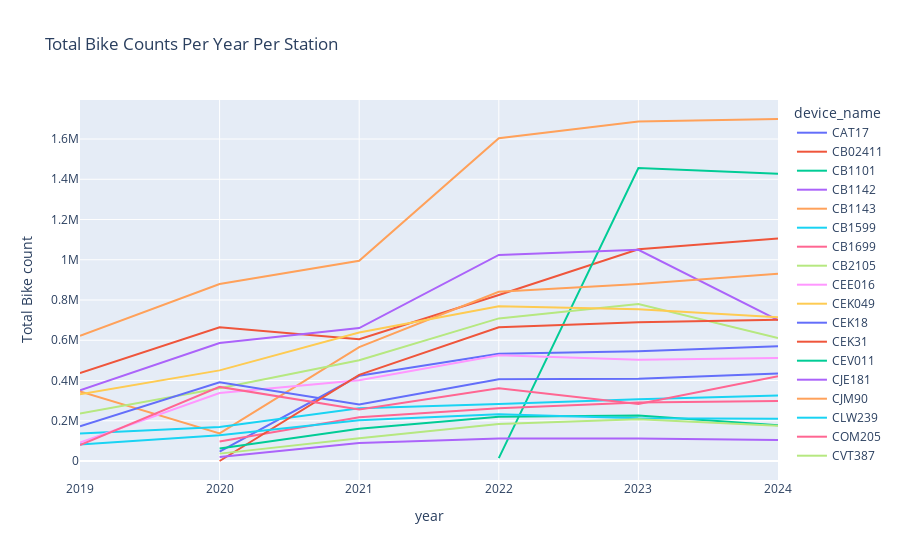

Here is the notebook cell this chart was saved with:
### Code cell
# to visualise on plotly, need to convert the spark dataframe to pandas dataframe
pdf = df_yearly.toPandas()

# pivot for wide format: years as rows, stations as columns

pivot_pdf =pdf.pivot(index='year',columns='device_name',values="total_count")

import plotly.express as px

fig = px.line(
    pivot_pdf,
    x=pivot_pdf.index,
    y=pivot_pdf.columns,
    labels={'x': 'Year', 'value':'Total Bike count', 'variable':'Station'},
    title='Total Bike Counts Per Year Per Station'
)

fig.show()

### Figure 1 — Plotly figure (JSON) as saved in the notebook; plotly's stock layout.template omitted (floating-point values rounded to 4 significant figures)
{"data": [{"hovertemplate": "device_name=CAT17<br>year=%{x}<br>Total Bike count=%{y}<extra></extra>", "legendgroup": "CAT17", "line": {"color": "#636efa", "dash": "solid"}, "marker": {"symbol": "circle"}, "mode": "lines", "name": "CAT17", "orientation": "v", "showlegend": true, "type": "scatter", "x": [2019, 2020, 2021, 2022, 2023, 2024], "xaxis": "x", "y": [NaN, 46030.0, 423500.0, 533300.0, 545700.0, 569600.0], "yaxis": "y"}, {"hovertemplate": "device_name=CB02411<br>year=%{x}<br>Total Bike count=%{y}<extra></extra>", "legendgroup": "CB02411", "line": {"color": "#EF553B", "dash": "solid"}, "marker": {"symbol": "circle"}, "mode": "lines", "name": "CB02411", "orientation": "v", "showlegend": true, "type": "scatter", "x": [2019, 2020, 2021, 2022, 2023, 2024], "xaxis": "x", "y": [436600.0, 664400.0, 604900.0, 824900.0, 1053000.0, 1106000.0], "yaxis": "y"}, {"hovertemplate": "device_name=CB1101<br>year=%{x}<br>Total Bike count=%{y}<extra></extra>", "legendgroup": "CB1101", "line": {"color": "#00cc96", "dash": "solid"}, "marker": {"symbol": "circle"}, "mode": "lines", "name": "CB1101", "orientation": "v", "showlegend": true, "type": "scatter", "x": [2019, 2020, 2021, 2022, 2023, 2024], "xaxis": "x", "y": [NaN, NaN, NaN, 14200.0, 1456000.0, 1427000.0], "yaxis": "y"}, {"hovertemplate": "device_name=CB1142<br>year=%{x}<br>Total Bike count=%{y}<extra></extra>", "legendgroup": "CB1142", "line": {"color": "#ab63fa", "dash": "solid"}, "marker": {"symbol": "circle"}, "mode": "lines", "name": "CB1142", "orientation": "v", "showlegend": true, "type": "scatter", "x": [2019, 2020, 2021, 2022, 2023, 2024], "xaxis": "x", "y": [351200.0, 585900.0, 660600.0, 1024000.0, 1049000.0, 700500.0], "yaxis": "y"}, {"hovertemplate": "device_name=CB1143<br>year=%{x}<br>Total Bike count=%{y}<extra></extra>", "legendgroup": "CB1143", "line": {"color": "#FFA15A", "dash": "solid"}, "marker": {"symbol": "circle"}, "mode": "lines", "name": "CB1143", "orientation": "v", "showlegend": true, "type": "scatter", "x": [2019, 2020, 2021, 2022, 2023, 2024], "xaxis": "x", "y": [345500.0, 137500.0, 565700.0, 840700.0, 879200.0, 930700.0], "yaxis": "y"}, {"hovertemplate": "device_name=CB1599<br>year=%{x}<br>Total Bike count=%{y}<extra></extra>", "legendgroup": "CB1599", "line": {"color": "#19d3f3", "dash": "solid"}, "marker": {"symbol": "circle"}, "mode": "lines", "name": "CB1599", "orientation": "v", "showlegend": true, "type": "scatter", "x": [2019, 2020, 2021, 2022, 2023, 2024], "xaxis": "x", "y": [137000.0, 169500.0, 262300.0, 283000.0, 307500.0, 325200.0], "yaxis": "y"}, {"hovertemplate": "device_name=CB1699<br>year=%{x}<br>Total Bike count=%{y}<extra></extra>", "legendgroup": "CB1699", "line": {"color": "#FF6692", "dash": "solid"}, "marker": {"symbol": "circle"}, "mode": "lines", "name": "CB1699", "orientation": "v", "showlegend": true, "type": "scatter", "x": [2019, 2020, 2021, 2022, 2023, 2024], "xaxis": "x", "y": [NaN, 97450.0, 217500.0, 262000.0, 290400.0, 298000.0], "yaxis": "y"}, {"hovertemplate": "device_name=CB2105<br>year=%{x}<br>Total Bike count=%{y}<extra></extra>", "legendgroup": "CB2105", "line": {"color": "#B6E880", "dash": "solid"}, "marker": {"symbol": "circle"}, "mode": "lines", "name": "CB2105", "orientation": "v", "showlegend": true, "type": "scatter", "x": [2019, 2020, 2021, 2022, 2023, 2024], "xaxis": "x", "y": [236100.0, 361700.0, 500300.0, 708600.0, 780100.0, 611100.0], "yaxis": "y"}, {"hovertemplate": "device_name=CEE016<br>year=%{x}<br>Total Bike count=%{y}<extra></extra>", "legendgroup": "CEE016", "line": {"color": "#FF97FF", "dash": "solid"}, "marker": {"symbol": "circle"}, "mode": "lines", "name": "CEE016", "orientation": "v", "showlegend": true, "type": "scatter", "x": [2019, 2020, 2021, 2022, 2023, 2024], "xaxis": "x", "y": [91060.0, 337600.0, 401800.0, 526000.0, 503700.0, 512100.0], "yaxis": "y"}, {"hovertemplate": "device_name=CEK049<br>year=%{x}<br>Total Bike count=%{y}<extra></extra>", "legendgroup": "CEK049", "line": {"color": "#FECB52", "dash": "solid"}, "marker": {"symbol": "circle"}, "mode": "lines", "name": "CEK049", "orientation": "v", "showlegend": true, "type": "scatter", "x": [2019, 2020, 2021, 2022, 2023, 2024], "xaxis": "x", "y": [331900.0, 450300.0, 638700.0, 769200.0, 753800.0, 714000.0], "yaxis": "y"}, {"hovertemplate": "device_name=CEK18<br>year=%{x}<br>Total Bike count=%{y}<extra></extra>", "legendgroup": "CEK18", "line": {"color": "#636efa", "dash": "solid"}, "marker": {"symbol": "circle"}, "mode": "lines", "name": "CEK18", "orientation": "v", "showlegend": true, "type": "scatter", "x": [2019, 2020, 2021, 2022, 2023, 2024], "xaxis": "x", "y": [173000.0, 391200.0, 281100.0, 406100.0, 408800.0, 435400.0], "yaxis": "y"}, {"hovertemplate": "device_name=CEK31<br>year=%{x}<br>Total Bike count=%{y}<extra></extra>", "legendgroup": "CEK31", "line": {"color": "#EF553B", "dash": "solid"}, "marker": {"symbol": "circle"}, "mode": "lines", "name": "CEK31", "orientation": "v", "showlegend": true, "type": "scatter", "x": [2019, 2020, 2021, 2022, 2023, 2024], "xaxis": "x", "y": [NaN, 0.0, 427800.0, 664900.0, 689300.0, 701800.0], "yaxis": "y"}, {"hovertemplate": "device_name=CEV011<br>year=%{x}<br>Total Bike count=%{y}<extra></extra>", "legendgroup": "CEV011", "line": {"color": "#00cc96", "dash": "solid"}, "marker": {"symbol": "circle"}, "mode": "lines", "name": "CEV011", "orientation": "v", "showlegend": true, "type": "scatter", "x": [2019, 2020, 2021, 2022, 2023, 2024], "xaxis": "x", "y": [NaN, 61710.0, 160700.0, 220400.0, 226000.0, 177800.0], "yaxis": "y"}, {"hovertemplate": "device_name=CJE181<br>year=%{x}<br>Total Bike count=%{y}<extra></extra>", "legendgroup": "CJE181", "line": {"color": "#ab63fa", "dash": "solid"}, "marker": {"symbol": "circle"}, "mode": "lines", "name": "CJE181", "orientation": "v", "showlegend": true, "type": "scatter", "x": [2019, 2020, 2021, 2022, 2023, 2024], "xaxis": "x", "y": [NaN, 19340.0, 89720.0, 111800.0, 111200.0, 104200.0], "yaxis": "y"}, {"hovertemplate": "device_name=CJM90<br>year=%{x}<br>Total Bike count=%{y}<extra></extra>", "legendgroup": "CJM90", "line": {"color": "#FFA15A", "dash": "solid"}, "marker": {"symbol": "circle"}, "mode": "lines", "name": "CJM90", "orientation": "v", "showlegend": true, "type": "scatter", "x": [2019, 2020, 2021, 2022, 2023, 2024], "xaxis": "x", "y": [622600.0, 879200.0, 994900.0, 1604000.0, 1687000.0, 1700000.0], "yaxis": "y"}, {"hovertemplate": "device_name=CLW239<br>year=%{x}<br>Total Bike count=%{y}<extra></extra>", "legendgroup": "CLW239", "line": {"color": "#19d3f3", "dash": "solid"}, "marker": {"symbol": "circle"}, "mode": "lines", "name": "CLW239", "orientation": "v", "showlegend": true, "type": "scatter", "x": [2019, 2020, 2021, 2022, 2023, 2024], "xaxis": "x", "y": [82110.0, 128600.0, 202800.0, 231800.0, 212400.0, 210300.0], "yaxis": "y"}, {"hovertemplate": "device_name=COM205<br>year=%{x}<br>Total Bike count=%{y}<extra></extra>", "legendgroup": "COM205", "line": {"color": "#FF6692", "dash": "solid"}, "marker": {"symbol": "circle"}, "mode": "lines", "name": "COM205", "orientation": "v", "showlegend": true, "type": "scatter", "x": [2019, 2020, 2021, 2022, 2023, 2024], "xaxis": "x", "y": [79110.0, 368200.0, 256600.0, 361300.0, 283800.0, 420900.0], "yaxis": "y"}, {"hovertemplate": "device_name=CVT387<br>year=%{x}<br>Total Bike count=%{y}<extra></extra>", "legendgroup": "CVT387", "line": {"color": "#B6E880", "dash": "solid"}, "marker": {"symbol": "circle"}, "mode": "lines", "name": "CVT387", "orientation": "v", "showlegend": true, "type": "scatter", "x": [2019, 2020, 2021, 2022, 2023, 2024], "xaxis": "x", "y": [NaN, 36610.0, 113400.0, 184000.0, 207100.0, 175000.0], "yaxis": "y"}], "layout": {"legend": {"title": {"text": "device_name"}, "tracegroupgap": 0}, "title": {"text": "Total Bike Counts Per Year Per Station"}, "xaxis": {"anchor": "y", "domain": [0, 1], "title": {"text": "year"}}, "yaxis": {"anchor": "x", "domain": [0, 1], "title": {"text": "Total Bike count"}}}}
